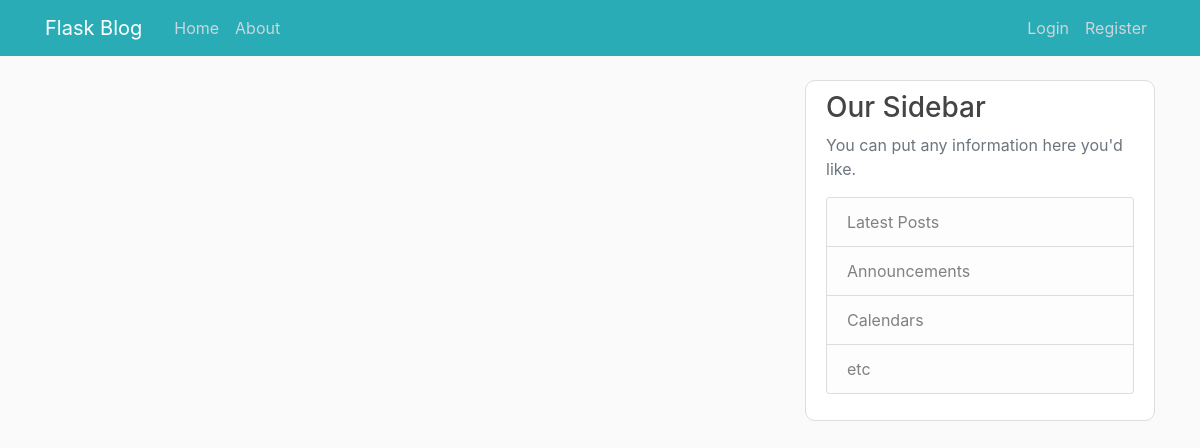
Page /home on the earlier database version.
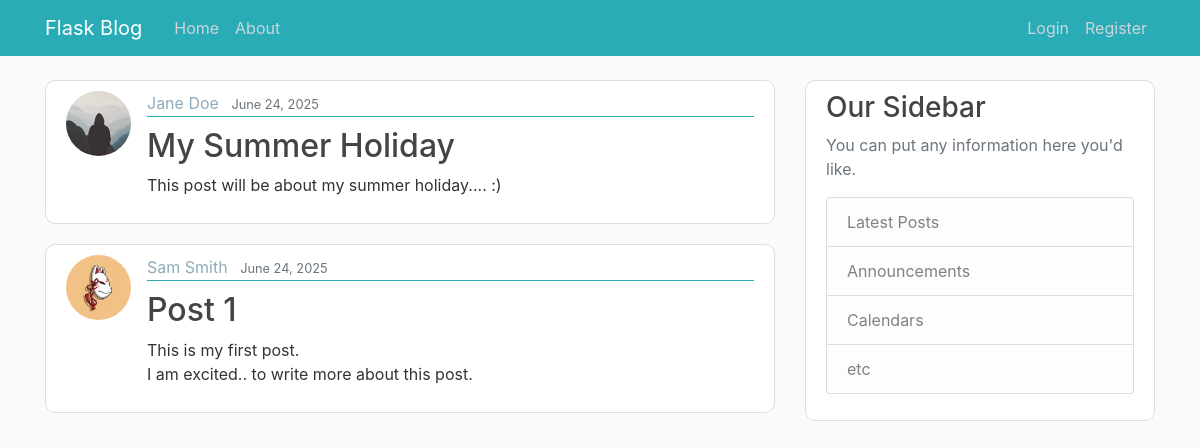
Same page on the later database version.
### flask_blog/models.py (models this page shows, shortened)
class Post(db.Model):
    id = db.Column(db.Integer, primary_key=True)
    title = db.Column(db.String(100), nullable=False)
    date_posted = db.Column(db.DateTime, nullable=False, default=lambda: datetime.now(timezone.utc))
    content = db.Column(db.Text, nullable=False)
    user_id = db.Column(db.Integer, db.ForeignKey('user.id'), nullable=False)

class User(db.Model, UserMixin):
    id = db.Column(db.Integer, primary_key=True)
    username = db.Column(db.String(20), unique=True, nullable=False)
    email = db.Column(db.String(120), unique=True, nullable=False)
    image_file = db.Column(db.String(20), nullable=False, default='default.jpg')
    password = db.Column(db.String(60), nullable=False)
    post = db.relationship('Post', backref='author', lazy=True)

### flask_blog/routes.py (the view)
@app.route("/")
@app.route("/home")
def index():
    posts = Post.query.order_by(Post.date_posted.desc()).all()
    return render_template('home.html', posts=posts)

### flask_blog/templates/home.html (shortened to what this page needs)
{% extends "layout.html" %}
{% block content %}
  {% for post in posts %}
    <article class="media content-section">
      <img class="rounded-circle article-img" src="{{ url_for('static', filename='profile_pics/' + post.author.image_file) }}">
      <div class="media-body">
        <div class="article-metadata">
          <a class="mr-2" href="#">{{ post.author.username.title() }}</a>
          <small class="text-muted">{{ post.date_posted.strftime('%B %d, %Y') }}</small>
        </div>
        <h2 class="article-title-h2"><a class="article-title" href="{{ url_for('post', post_id=post.id) }}">{{ post.title }}</a></h2>
        <p class="article-content">{{ post.content }}</p>
      </div>
    </article>
  {% endfor %}
{% endblock content %}

### flask_blog/templates/layout.html (shortened to what this page needs)
<!DOCTYPE html>
<html lang="en">
<head>
    <link rel="stylesheet" href="https://maxcdn.bootstrapcdn.com/bootstrap/4.0.0/css/bootstrap.min.css">
    <link rel="stylesheet" type="text/css" href="{{ url_for('static', filename='main.css') }}">
</head>
<body>
    <header class="site-header">
      <nav class="navbar navbar-expand-md navbar-dark bg-teal fixed-top">
        <div class="container">
          <a class="navbar-brand mr-4" href="{{ url_for('index') }}">Flask Blog</a>
          <div class="collapse navbar-collapse" id="navbarToggle">
            <div class="navbar-nav mr-auto">
              <a class="nav-item nav-link" href="{{ url_for('index') }}">Home</a>
              <a class="nav-item nav-link" href="{{ url_for('about') }}">About</a>
            </div>
            <div class="navbar-nav">
              {% if current_user.is_authenticated %}
                <a class="nav-item nav-link" href="{{ url_for('new_post') }}">New Post</a>
                <a class="nav-item nav-link" href="{{ url_for('account') }}">Account</a>
                <a class="nav-item nav-link" href="{{ url_for('logout') }}">Logout</a>
              {% else %}
                <a class="nav-item nav-link" href="{{ url_for('login') }}">Login</a>
                <a class="nav-item nav-link" href="{{ url_for('register') }}">Register</a>
              {% endif %}
            </div>
          </div>
        </div>
      </nav>
    </header>
    <main role="main" class="container">
      <div class="row">
        <div class="col-md-8">
          {% block content %}{% endblock %}
        </div>
        <div class="col-md-4">
          <div class="content-section">
            <h3>Our Sidebar</h3>
            <p class='text-muted'>You can put any information here you'd like.
              <ul class="list-group">
                <li class="list-group-item list-group-item-light">Latest Posts</li>
                <li class="list-group-item list-group-item-light">Announcements</li>
                <li class="list-group-item list-group-item-light">Calendars</li>
                <li class="list-group-item list-group-item-light">etc</li>
              </ul>
            </p>
          </div>
        </div>
      </div>
    </main>
</body>
</html>

### flask_blog/static/main.css (style rules this page uses)
body { background: #fafafa; color: #333333; margin-top: 5rem; }
h1, h2, h3, h4, h5, h6 { color: #444444; }
.bg-teal { background-color: #2aacb6; }
.site-header .navbar-nav .nav-link { color: #cbd5db; }
.content-section { background: #ffffff; padding: 10px 20px; border: 1px solid #dddddd; border-radius: 10px; margin-bottom: 20px; }
.article-title-h2 { margin-top: 10px; }
.article-title { color: #444444; }
.mr-2 { color: #8facbc; }
.article-content { white-space: pre-line; }
.article-img { height: 65px; width: 65px; margin-right: 16px; }
.article-metadata { padding-bottom: 1px; margin-bottom: 4px; border-bottom: 1px solid #2aacb6 }

Differences in the rows shown:
added Post: image_file (placeholder picture), author.username "Jane Doe", date_posted "June 24, 2025", title "My Summer Holiday", content "This post will be about my summer holiday.... :)"
added Post: image_file (picture), author.username "Sam Smith", date_posted "June 24, 2025", title "Post 1", content "This is my first post. I am excited.. to write more about this post."
